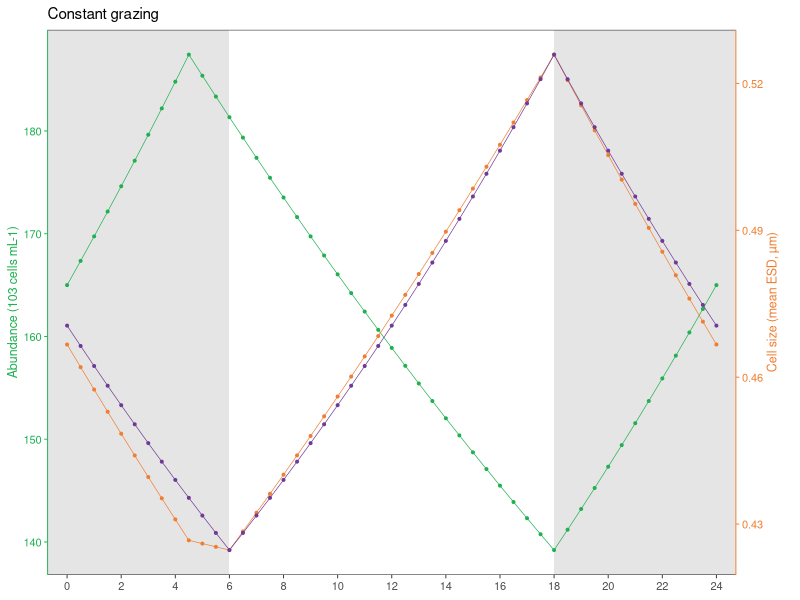

Generate this figure with R: (Note: this script raises an error after producing the figure.)
    
    library(tidyverse); library(ggpubr); library(scales);
    df <- read_csv("SeaFlow/Data/result.csv") %>% 
      filter(cruise %in% c("SCS2019_M4","SCS2019_SEATS","SCS2019_K11") & para == "Abu_Pro") %>% 
      mutate(peak_time = phi/2/pi * 24) 
    
    # Assume that cell division does not occur during the photoperiod,
    # cell division occurs only during the several hours of darkness
    (peak_time <- mean(df$peak_time)) # ~ 4.5
    

    #' @param cn cell numbers (10^3 cells mL-1)
    #' @param b  biomass
    #' @param cc is carbon per cell
    #' @param g  grazing rate per half an hour
    #' @param p  net photosynthetic rate per half an hour
    #' @param r  respiration rate in dark per half an hour
    #' @param d  rate of cell division per half an hour
    p <- 0.027073685
    g <- 0.0109559
    r <- 0.00467002
    d <- 0.02549995
    d <- c(rep(d, 9), rep(0,27), rep(d, 13)); # cells divide according to this schedule, peak_time = 4.5
    
    cn <- vector(mode = "numeric", length = 0); cn[1] <- 165
    cc <- vector(mode = "numeric", length = 0); cc[1] <- 0.0149
    b  <- vector(mode = "numeric", length = 0); b[1]  <- cn[1] * cc[1]

    for (k in 2:13){ # time from t0.5 to t6.0
      #k=2
      cn[k] = cn[k-1] * (1 - g) * (1 + d[k-1])
      b[k]  = b[k-1]  * (1 - r) * (1 - g)
      cc[k] = b[k]/cn[k]
    }
    
    # cells divide during darkness, time from t6.0 to t18.0
    for (k in 14:37){
      cn[k] = cn[k-1] * (1 - g) * (1 + d[k-1])
      b[k]  = b[k-1]  * (1 + p) * (1 - g)
      cc[k] = b[k]/cn[k]
    }
    
    for (k in 38:49){ # time from t18.0 to t24.0
      cn[k] = cn[k-1] * (1 - g) * (1 + d[k-1])
      b[k]  = b[k-1]  * (1 - r) * (1 - g)
      cc[k] = b[k]/cn[k]
    }

    cs = (cc * 1000 / 280 * 3 / 4 / pi) ^ (1/3) * 2 # cell size
    cn[49]/cn[1];
    cc[49]/cc[1];
    b[49]/b[1];
    max(cn);min(cn);
    max(cs);min(cs);
    max(b) ;min(b);
    
    # draw plots
    dat1 <- tibble(t = seq(0,24,.5),
                   k = t * 2 + 1,
                   b  = b,
                   cc = cc,
                   cn = cn,
                   cs = cs) 
    
    #' ggplot2 - adding another y-axis on right side of a plot 
    #' 
    #' @source https://stackoverflow.com/questions/36754891/ggplot2-adding-secondary-y-axis-on-top-of-a-plot
    #' 
    #' @param p1/p2 ggplot plot
    #'
    #' @return An ggplot grobs with two or three (p1 use sec.axis) y-axis. 
    #' The two/three layers are completely proportionally overlaid, which is exactly the same as if they were drawn separately.
    #' 
    plus_y_axis <- function(p1, p2) {
      # Get the ggplot grobs
      g1 <- ggplotGrob(p1)
      g2 <- ggplotGrob(p2)
      
      # Get the location of the plot panel in g1.
      # These are used later when transformed elements of g2 are put back into g1
      pp <- c(subset(g1$layout, name == "panel", se = t:r))
      
      # ggplot contains many labels that are themselves complex grob; 
      # usually a text grob surrounded by margins.
      # When moving the grobs from, say, the left to the right of a plot,
      # make sure the margins and the justifications are swapped around.
      # The function below does the swapping.
      # Taken from the cowplot package:
      # https://github.com/wilkelab/cowplot/blob/master/R/switch_axis.R 
      hinvert_title_grob <- function(grob){
        # Swap the widths
        widths <- grob$widths
        grob$widths[1] <- widths[3]
        grob$widths[3] <- widths[1]
        grob$vp[[1]]$layout$widths[1] <- widths[3]
        grob$vp[[1]]$layout$widths[3] <- widths[1]
        
        # Fix the justification
        grob$children[[1]]$hjust <- 1 - grob$children[[1]]$hjust 
        grob$children[[1]]$vjust <- 1 - grob$children[[1]]$vjust 
        grob$children[[1]]$x <- unit(1, "npc") - grob$children[[1]]$x
        grob
      }
      
      # Get the y axis title from g2 - "Elevation (ft)" 
      index <- which(g2$layout$name == "ylab-l") # Which grob contains the y axis title?
      ylab <- g2$grobs[[index]]                # Extract that grob
      ylab <- hinvert_title_grob(ylab)         # Swap margins and fix justifications
      
      # Put the transformed label on the right side of g1
      g1 <- gtable_add_cols(g1, g2$widths[g2$layout[index, ]$l], pp$r)
      g1 <- gtable_add_grob(g1, ylab, pp$t, pp$r + 1, pp$b, pp$r + 1, clip = "off", name = "ylab-r")
      
      # Get the y axis from g2 (axis line, tick marks, and tick mark labels)
      index <- which(g2$layout$name == "axis-l")  # Which grob
      yaxis <- g2$grobs[[index]]                  # Extract the grob
      
      # yaxis is a complex of grobs containing the axis line, the tick marks, and the tick mark labels.
      # The relevant grobs are contained in axis$children:
      #   axis$children[[1]] contains the axis line;
      #   axis$children[[2]] contains the tick marks and tick mark labels.
      
      # First, move the axis line to the left
      yaxis$children[[1]]$x <- unit.c(unit(0, "npc"), unit(0, "npc"))
      
      # Second, swap tick marks and tick mark labels
      ticks <- yaxis$children[[2]]
      ticks$widths <- rev(ticks$widths)
      ticks$grobs <- rev(ticks$grobs)
      
      # Third, move the tick marks
      ticks$grobs[[1]]$x <- ticks$grobs[[1]]$x - unit(1, "npc") + unit(3, "pt")
      
      # Fourth, swap margins and fix justifications for the tick mark labels
      ticks$grobs[[2]] <- hinvert_title_grob(ticks$grobs[[2]])
      
      # Fifth, put ticks back into yaxis
      yaxis$children[[2]] <- ticks
      
      # Put the transformed yaxis on the right side of g1
      g1 <- gtable_add_cols(g1, g2$widths[g2$layout[index, ]$l], pp$r)
      g1 <- gtable_add_grob(g1, yaxis, pp$t, pp$r + 1, pp$b, pp$r + 1, clip = "off", name = "axis-r")
      
      # Draw it
      # grid.newpage(); grid.draw(g1)
      return(g1)
    }
    
    library(grid);  library(gtable)
    lwd_pt <- 1/(.pt*72.27/96)
    theme_set(theme_bw(base_size = 10, base_line_size = .7*lwd_pt, base_rect_size = .7*lwd_pt))
    
    Theme1 <- theme(axis.text.y.left   = element_text(color = "#1fb050"),
                    axis.ticks.y.left  = element_line(color = "#1fb050"),
                    axis.line.y.left   = element_line(color = "#1fb050"),
                    axis.title.y.left  = element_text(color = "#1fb050", size = rel(0.9)),
                    
                    axis.text.y.right  = element_text(color = "#ee7e32"),
                    axis.ticks.y.right = element_line(color = "#ee7e32"),
                    axis.line.y.right  = element_line(color = "#ee7e32"),
                    axis.title.y.right = element_text(color = "#ee7e32", angle = 90, hjust = 0.5, size = rel(0.9)),
                    axis.title.x       = element_text(size  = rel(0.9)),
                    panel.grid         = element_blank(),
                    panel.border       = element_blank(),
                    plot.title         = element_text(size = rel(1.1)))
    Theme2 <- theme(axis.text.y   = element_text(color = "#6f3996"),
                    axis.ticks.y  = element_line(color = "#6f3996"),
                    axis.line.y   = element_line(color = "#6f3996"),
                    axis.title.y  = element_text(color = "#6f3996", size = rel(0.9)))
    

    # Set up an equal scale combination plot - dual or three y-axis
    p1 <- ggplot(dat1, aes(x = t, y = cn)) + geom_point() + xlab(NULL) + guides(colour = "none");#p1
    p2 <- ggplot(dat1, aes(x = t, y = cs)) + geom_point() + xlab(NULL) + guides(colour = "none");#p2
    p3 <- ggplot(dat1, aes(x = t, y = b))  + geom_point() + xlab(NULL) + guides(colour = "none");#p3
    range1 <- ggplot_build(p1)$layout$panel_params[[1]]$y.range
    range2 <- ggplot_build(p2)$layout$panel_params[[1]]$y.range
    range3 <- ggplot_build(p3)$layout$panel_params[[1]]$y.range
    k2 <- (range2[2] - range2[1]) / (range1[2] - range1[1])
    b2 <- (range1[2] * range2[1] - range1[1] * range2[2]) / (range1[2] - range1[1])
    k3 <- (range3[2] - range3[1]) / (range1[2] - range1[1])
    b3 <- (range1[2] * range3[1] - range1[1] * range3[2]) / (range1[2] - range1[1])
    
    
    plot_1a <- ggplot(dat1, aes(x = t)) +
      annotate("rect", xmin = -Inf, xmax = 6, ymin = -Inf, ymax = Inf, alpha = .4, fill = "gray") +
      annotate("rect", xmin = 18, xmax = Inf, ymin = -Inf, ymax = Inf, alpha = .4, fill = "gray") +
      geom_line(aes(y = cn, color = "y1"), size = .5*lwd_pt) +
      geom_point(aes(y = cn, color = "y1"), size = .7) +
      scale_y_continuous(sec.axis = sec_axis(trans = ~ .* k2 + b2, name = "Cell size (mean ESD, µm)\n",
                                             breaks = c(.43,.46,.49,.52)),
                         breaks = breaks_pretty(5)) +
      geom_line( aes(y = (cs - b2) / k2, color = "y2"), size = .5*lwd_pt) +
      geom_point(aes(y = (cs - b2) / k2, color = "y2"), size = .7) +
      geom_line( aes(y = (b  - b3) / k3, color = "y3"), size = .5*lwd_pt) +
      geom_point(aes(y = (b  - b3) / k3, color = "y3"), size = .7) +
      annotate(geom='segment',y=-Inf,yend=-Inf,x=as.POSIXct(-Inf),xend=as.POSIXct(Inf), size = .7*lwd_pt) +
      annotate(geom='segment',y= Inf,yend= Inf,x=as.POSIXct(-Inf),xend=as.POSIXct(Inf), size = .7*lwd_pt) +
      scale_x_continuous(breaks = c(0,2,4,6,8,10,12,14,16,18,20,22,24), expand = expansion(mult = .03)) +
      scale_color_manual(values = c("y1" = "#1fb050", "y2" = "#ee7e32", "y3" = "#6f3996")) +
      guides(colour = "none") +
      labs(x = NULL, y = "Abundance (103 cells mL-1)", title = "Constant grazing") +
      Theme1; plot_1a
    
    plot_1b <- ggplot(dat1, aes(x = t, y = b)) +
      geom_point() +
      scale_y_continuous(breaks = c(2.1,2.4,2.7,3)) +
      xlab(NULL) + ylab("Biomass (µg C L-1)") +
      Theme2; #plot_1b
    g1 <- plus_y_axis(plot_1a, plot_1b)
    #grid.newpage(); grid.draw(g1)
    
# Grazing rate = 0 --------------------------------------------------------
    g <- 0
    
    cn_ <- vector(mode = "numeric", length = 0); cn_[1] <- 165
    cc_ <- vector(mode = "numeric", length = 0); cc_[1] <- 0.0149
    b_  <- vector(mode = "numeric", length = 0); b_[1]  <- cn_[1] * cc_[1]
    
    for (k in 2:13){ # time from t0.5 to t6.0
      #k=2
      cn_[k] = cn_[k-1] * (1 - g) * (1 + d[k-1])
      b_[k]  = b_[k-1]  * (1 - r) * (1 - g)
      cc_[k] = b_[k]/cn_[k]
    }
    
    # cells divide during darkness, time from t6.0 to t18.0
    for (k in 14:37){
      cn_[k] = cn_[k-1] * (1 - g) * (1 + d[k-1])
      b_[k]  = b_[k-1]  * (1 + p) * (1 - g)
      cc_[k] = b_[k]/cn_[k]
    }
    
    for (k in 38:49){ # time from t18.0 to t24.0
      cn_[k] = cn_[k-1] * (1 - g) * (1 + d[k-1])
      b_[k]  = b_[k-1]  * (1 - r) * (1 - g)
      cc_[k] = b_[k]/cn_[k]
    }
    cs_ = (cc_ * 1000 / 280 * 3 / 4 / pi) ^ (1/3) * 2 # cell size
    
    dat2 <- tibble(t = seq(0,24,.5),
                   k = t * 2 + 1,
                   b  = b_,
                   cc = cc_,
                   cn = cn_,
                   cs = cs_)
    
    # Set up an equal scale combination plot - dual or three y-axis
    p1 <- ggplot(dat2, aes(x = t, y = cn)) + geom_point() + xlab(NULL) + guides(colour = "none");#p1
    p2 <- ggplot(dat2, aes(x = t, y = cs)) + geom_point() + xlab(NULL) + guides(colour = "none");#p2
    p3 <- ggplot(dat2, aes(x = t, y = b))  + geom_point() + xlab(NULL) + guides(colour = "none");#p3
    range1 <- ggplot_build(p1)$layout$panel_params[[1]]$y.range
    range2 <- ggplot_build(p2)$layout$panel_params[[1]]$y.range
    range3 <- ggplot_build(p3)$layout$panel_params[[1]]$y.range
    k2 <- (range2[2] - range2[1]) / (range1[2] - range1[1])
    b2 <- (range1[2] * range2[1] - range1[1] * range2[2]) / (range1[2] - range1[1])
    k3 <- (range3[2] - range3[1]) / (range1[2] - range1[1])
    b3 <- (range1[2] * range3[1] - range1[1] * range3[2]) / (range1[2] - range1[1])
    
    
    plot_2a <- ggplot(dat2, aes(x = t)) +
      annotate("rect", xmin = -Inf, xmax = 6, ymin = -Inf, ymax = Inf, alpha = .4, fill = "gray") +
      annotate("rect", xmin = 18, xmax = Inf, ymin = -Inf, ymax = Inf, alpha = .4, fill = "gray") +
      geom_line(aes(y = cn, color = "y1"), size = .5*lwd_pt) +
      geom_point(aes(y = cn, color = "y1"), pch = 15, size = .7) +
      scale_y_continuous(sec.axis = sec_axis(trans = ~ .* k2 + b2, name = "Cell size (mean ESD, µm)\n",
                                             breaks = c(.43,.46,.49,.52)),
                         breaks = breaks_extended(5)) +
      geom_line( aes(y = (cs - b2) / k2, color = "y2"), size = .5*lwd_pt) +
      geom_point(aes(y = (cs - b2) / k2, color = "y2"), pch = 15, size = .7) +
      geom_line( aes(y = (b  - b3) / k3, color = "y3"), size = .5*lwd_pt) +
      geom_point(aes(y = (b  - b3) / k3, color = "y3"), pch = 15, size = .7) +
      annotate(geom='segment',y=-Inf,yend=-Inf,x=as.POSIXct(-Inf),xend=as.POSIXct(Inf), size = .7*lwd_pt) +
      annotate(geom='segment',y= Inf,yend= Inf,x=as.POSIXct(-Inf),xend=as.POSIXct(Inf), size = .7*lwd_pt) +
      scale_x_continuous(breaks = c(0,2,4,6,8,10,12,14,16,18,20,22,24), expand = expansion(mult = .03)) +
      scale_color_manual(values = c("y1" = "#1fb050", "y2" = "#ee7e32", "y3" = "#6f3996")) +
      guides(colour = "none") +
      labs(x = 'Time of day ("standard day")', y = "Abundance (103 cells mL-1)", title = "Grazing = 0") +
      Theme1; #plot_2a
    
    plot_2b <- ggplot(dat2, aes(x = t, y = b)) +
      geom_point() +
      xlab('Time of day ("standard day")') + ylab("Biomass (µg C L-1)") +
      Theme2; #plot_2b
    g2 <- plus_y_axis(plot_2a, plot_2b)
    #grid.newpage(); grid.draw(g2)
    
    library(cowplot)
    nn <- length(list.files("D:/Demo/1/", pattern=".pdf"))
    pdf(file = paste0("D:/Demo/1/", "plot_", nn, ".pdf"),  width = 3.74, height = 4.8)
    plot_grid(g1, g2, labels = c("a", "b"), align = 'h', ncol = 1)
    dev.off()
    
    
    
    